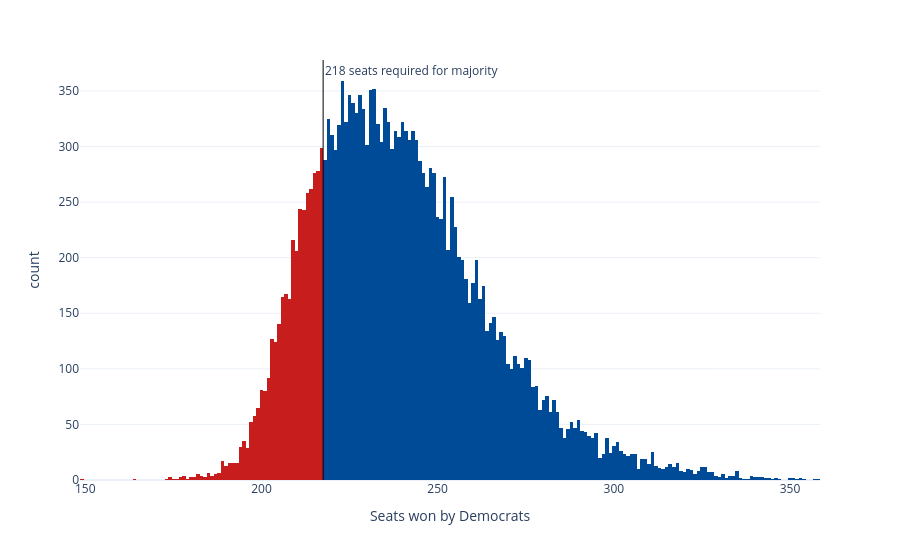

Notebook code for this chart:
### Code cell
sims_hist = px.histogram(seat_sims, x='seats', nbins=np.unique(seat_sims['seats']).shape[0]*2, color='winner',
                         color_discrete_map={'Democrats': '#004b97', 'Republicans': '#c71e1d'},
                         labels={'seats':'Seats won by Democrats', 'winner': 'Winner'}, template='plotly_white')
sims_hist.update_traces(showlegend=False)
sims_hist.add_vline(x=217.5, line_width=1, line_color='black', annotation_text='218 seats required for majority', 
                    annotation_position='top right')
sims_hist

### Figure 1 — Plotly figure (JSON) as saved in the notebook; plotly's stock layout.template omitted (floating-point values rounded to 4 significant figures; data arrays with more than 128 entries replaced by an {"elided": "..."} marker saying what was removed)
{"data": [{"bingroup": "x", "hovertemplate": "Winner=Republicans<br>Seats won by Democrats=%{x}<br>count=%{y}<extra></extra>", "legendgroup": "Republicans", "marker": {"color": "#c71e1d", "pattern": {"shape": ""}}, "name": "Republicans", "nbinsx": 368, "orientation": "v", "showlegend": false, "type": "histogram", "x": {"elided": "3820 int values"}, "xaxis": "x", "yaxis": "y"}, {"bingroup": "x", "hovertemplate": "Winner=Democrats<br>Seats won by Democrats=%{x}<br>count=%{y}<extra></extra>", "legendgroup": "Democrats", "marker": {"color": "#004b97", "pattern": {"shape": ""}}, "name": "Democrats", "nbinsx": 368, "orientation": "v", "showlegend": false, "type": "histogram", "x": {"elided": "16180 int values"}, "xaxis": "x", "yaxis": "y"}], "layout": {"annotations": [{"showarrow": false, "text": "218 seats required for majority", "x": 217.5, "xanchor": "left", "xref": "x", "y": 1, "yanchor": "top", "yref": "y domain"}], "barmode": "relative", "legend": {"title": {"text": "Winner"}, "tracegroupgap": 0}, "margin": {"t": 60}, "shapes": [{"line": {"color": "black", "width": 1}, "type": "line", "x0": 217.5, "x1": 217.5, "xref": "x", "y0": 0, "y1": 1, "yref": "y domain"}], "xaxis": {"anchor": "y", "domain": [0, 1], "title": {"text": "Seats won by Democrats"}}, "yaxis": {"anchor": "x", "domain": [0, 1], "title": {"text": "count"}}}}
